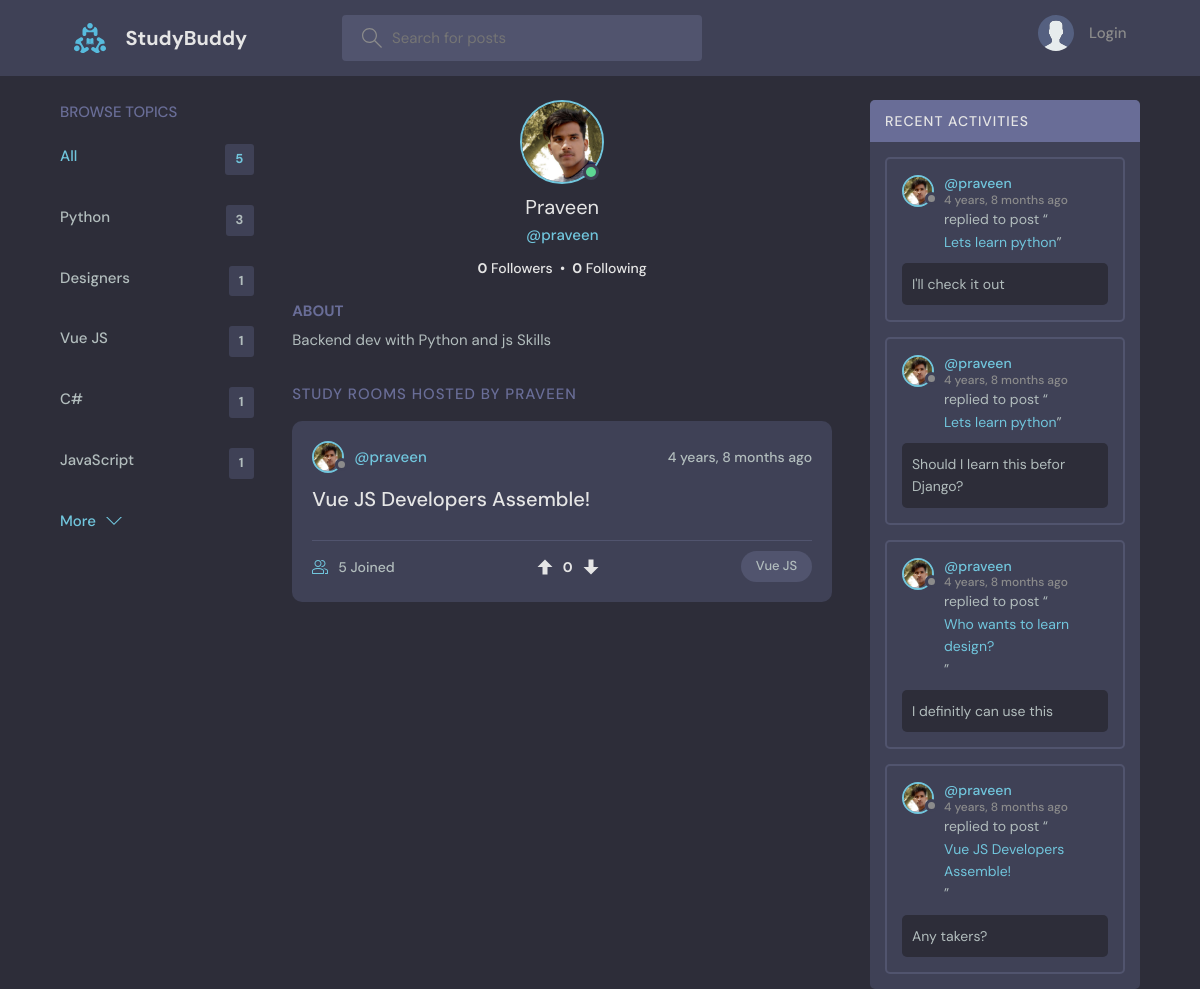
Page /profile/2/ on the earlier database version.
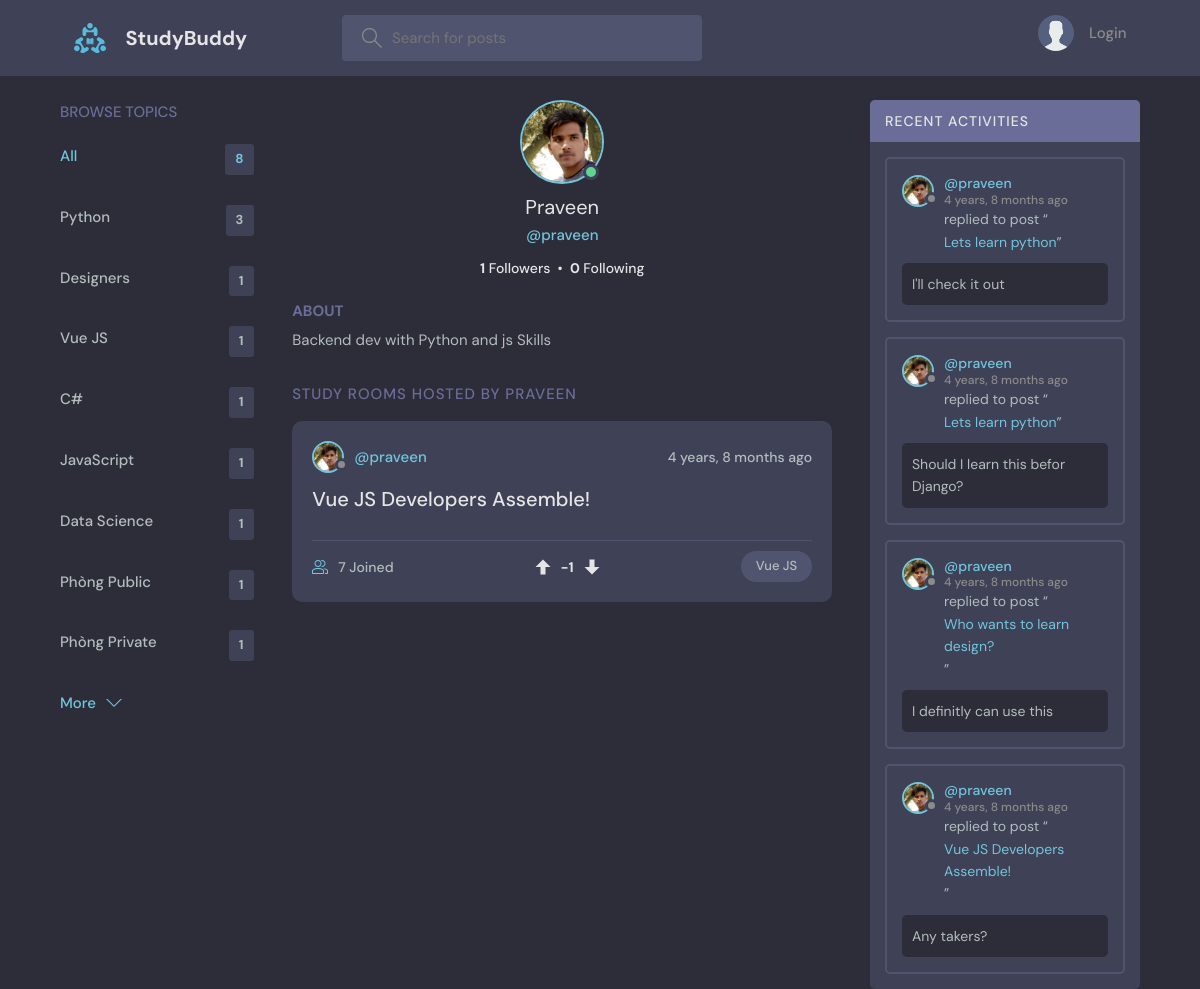
Same page on the later database version.
### base/models.py (models this page shows, shortened)
class Topic(models.Model):
    name = models.CharField(max_length=200)

class User(AbstractUser):
    name = models.CharField(max_length=200, null=True)
    email = models.EmailField(unique=True, null=True)
    bio = models.TextField(null=True)
    avatar = models.ImageField(null=True, default="avatar.svg")
    objects = UserManager()
    USERNAME_FIELD = 'email'
    REQUIRED_FIELDS = []
    @property
    def followers_count(self):
        return self.followers.count()
    @property
    def following_count(self):
        return self.following.count()

class Room(models.Model):
    host = models.ForeignKey(User, on_delete=models.SET_NULL, null=True)
    topic = models.ForeignKey(Topic, on_delete=models.SET_NULL, null=True)
    name = models.CharField(max_length=200)
    description = models.TextField(null=True, blank=True)
    participants = models.ManyToManyField(
        User, related_name='participants', blank=True)
    is_private = models.BooleanField(default=False)
    image = models.ImageField(upload_to='room_images/', null=True, blank=True)
    video = models.FileField(upload_to='room_videos/', null=True, blank=True)
    updated = models.DateTimeField(auto_now=True)
    created = models.DateTimeField(auto_now_add=True)
    class Meta:
        ordering = ['-updated', '-created']
    def __str__(self):
        return self.name
    @property
    def vote_score(self):
        return sum(vote.value for vote in self.votes.all())

class Message(models.Model):
    user = models.ForeignKey(User, on_delete=models.CASCADE)
    room = models.ForeignKey(Room, on_delete=models.CASCADE)
    body = models.TextField(null=True, blank=True)
    parent = models.ForeignKey('self', on_delete=models.CASCADE, null=True, blank=True, related_name='replies')
    image = models.ImageField(upload_to='chat_images/', null=True, blank=True)
    video = models.FileField(upload_to='chat_videos/', null=True, blank=True)
    updated = models.DateTimeField(auto_now=True)
    created = models.DateTimeField(auto_now_add=True)
    class Meta:
        ordering = ['created']  # Changed to ascending for room chat log timeline

class RoomVote(models.Model):
    user = models.ForeignKey(User, on_delete=models.CASCADE)
    room = models.ForeignKey(Room, on_delete=models.CASCADE, related_name='votes')
    value = models.IntegerField()  # 1 for upvote, -1 for downvote
    created = models.DateTimeField(auto_now_add=True)
    class Meta:
        unique_together = ('user', 'room')

### base/views.py (the view)
# urls.py: path('profile/<str:pk>/', views.userProfile, name="user-profile"),
def userProfile(request, pk):
    user = User.objects.get(id=pk)
    if request.user.is_authenticated:
        rooms = user.room_set.filter(
            Q(is_private=False) |
            Q(host=request.user) |
            Q(participants=request.user) |
            Q(roominvitation__recipient=request.user)
        ).distinct()
    else:
        rooms = user.room_set.filter(is_private=False)
    if request.user.is_authenticated:
        room_messages = user.message_set.filter(
            Q(room__is_private=False) |
            Q(room__host=request.user) |
            Q(room__participants=request.user) |
            Q(room__roominvitation__recipient=request.user)
        ).distinct()
    else:
        room_messages = user.message_set.filter(room__is_private=False)
    topics = Topic.objects.all()
    is_following = False
    if request.user.is_authenticated and request.user != user:
        is_following = UserFollow.objects.filter(follower=request.user, followed=user).exists()
    context = {
        'user': user,
        'rooms': rooms,
        'room_messages': room_messages,
        'topics': topics,
        'is_following': is_following
    }
    return render(request, 'base/profile.html', context)

### base/templatetags/custom_tags.py (called while the page is built)
@register.filter
def get_user_vote(obj, user):
    if not user.is_authenticated:
        return 0
    vote = obj.votes.filter(user=user).first()
    return vote.value if vote else 0

### base/templates/base/profile.html (shortened to what this page needs)
{% extends 'main.html' %}
{% block content %}
<main class="profile-page layout layout--3">
  <div class="container">
    {% include 'base/topics_component.html' %}
    <div class="roomList">
      <div class="profile">
        <div class="profile__avatar">
          <div class="avatar avatar--large active">
            <img src="{{user.avatar.url}}" />
          </div>
        </div>
        <div class="profile__info">
          <h3>{{user.name}}</h3>
          <p>@{{user.username}}</p>
          <p style="margin: 8px 0; color: var(--color-light); font-size: 1.4rem;">
            <strong>{{user.followers_count}}</strong> Followers &nbsp;•&nbsp;
            <strong>{{user.following_count}}</strong> Following
          </p>
        </div>
        <div class="profile__about">
          <h3>About</h3>
          <p>
            {{user.bio}}
          </p>
        </div>
      </div>
      <div class="roomList__header">
        <div>
          <h2>Study Rooms Hosted by {{user.name}}
          </h2>
        </div>
      </div>
      {% include 'base/feed_component.html' %}
    </div>
    {% include 'base/activity_component.html' %}
  </div>
</main>
{% endblock content %}

### base/templates/base/topics_component.html
<div class="topics">
    <div class="topics__header">
        <h2>Browse Topics</h2>
    </div>
    <ul class="topics__list">
        <li>
            <a href="{% url 'home' %}" class="active">All <span>{{topics.count}}</span></a>
        </li>
        {% for topic in topics %}
        <li>
            <a href="{% url 'home' %}?q={{topic.name}}">{{topic.name}}<span>{{topic.room_set.all.count}}</span></a>
        </li>
        {% endfor %}
    </ul>
    <a class="btn btn--link" href="{% url 'topics' %}">
        More
        <svg version="1.1" xmlns="http://www.w3.org/2000/svg" width="32" height="32" viewBox="0 0 32 32">
            <title>chevron-down</title>
            <path d="M16 21l-13-13h-3l16 16 16-16h-3l-13 13z"></path>
        </svg>
    </a>
</div>

### base/templates/base/feed_component.html (shortened to what this page needs)
{% load custom_tags %}
{% for room in rooms %}
<div class="roomListRoom">
    <div class="roomListRoom__header">
        <a href="{% url 'user-profile' room.host.id %}" class="roomListRoom__author">
            <div class="avatar avatar--small">
                <img src="{{room.host.avatar.url}}" />
            </div>
            <span>@{{room.host.username}}</span>
        </a>
        <div class="roomListRoom__actions" style="display: flex; align-items: center; gap: 8px;">
            <span>{{room.created|timesince}} ago</span>
        </div>
    </div>
    <div class="roomListRoom__content">
        <a href="{% url 'room' room.id %}">{{room.name}}</a>
    </div>
    <div class="roomListRoom__meta" style="display: flex; justify-content: space-between; align-items: center;">
        <a href="{% url 'room' room.id %}" class="roomListRoom__joined">
            {{room.participants.all.count}} Joined
        </a>
        <div style="display: flex; align-items: center; gap: 8px; font-size: 1.4rem;">
            <a href="{% url 'vote-room' room.id 'up' %}" style="display: flex; align-items: center; color: {% if room|get_user_vote:request.user == 1 %}var(--color-main){% else %}var(--color-light){% endif %};" title="Upvote">
                <svg version="1.1" xmlns="http://www.w3.org/2000/svg" width="20" height="20" viewBox="0 0 32 32" style="fill: currentColor;">
                    <path d="M16 4l-12 12h8v12h8v-12h8z"></path>
                </svg>
            </a>
            <span style="font-weight: bold; color: var(--color-light);">{{ room.vote_score }}</span>
            <a href="{% url 'vote-room' room.id 'down' %}" style="display: flex; align-items: center; color: {% if room|get_user_vote:request.user == -1 %}#e74c3c{% else %}var(--color-light){% endif %};" title="Downvote">
                <svg version="1.1" xmlns="http://www.w3.org/2000/svg" width="20" height="20" viewBox="0 0 32 32" style="fill: currentColor;">
                    <path d="M16 28l12-12h-8v-12h-8v12h-8z"></path>
                </svg>
            </a>
        </div>
        <p class="roomListRoom__topic">{{room.topic.name}}</p>
    </div>
</div>
{% endfor %}

### base/templates/base/activity_component.html (shortened to what this page needs)
<div class="activities">
    <div class="activities__header">
        <h2>Recent Activities</h2>
    </div>
    {% for message in room_messages %}
    <div class="activities__box">
        <div class="activities__boxHeader roomListRoom__header">
            <a href="{% url 'user-profile' message.user.id %}" class="roomListRoom__author">
                <div class="avatar avatar--small">
                    <img src="{{message.user.avatar.url}}" />
                </div>
                <p>
                    @{{message.user.username}}
                    <span>{{message.created|timesince}} ago</span>
                </p>
            </a>
        </div>
        <div class="activities__boxContent">
            <p>replied to post “<a href="{% url 'room' message.room.id %}">{{message.room}}</a>”</p>
            <div class="activities__boxRoomContent">{{message.body}}</div>
        </div>
    </div>
    {% endfor %}
</div>

Differences in the rows shown:
added Topic: name "Data Science", room_set.all.count "1"
added Topic: name "Phòng Public", room_set.all.count "1"
added Topic: name "Phòng Private", room_set.all.count "1"
computed for User "Praveen": followers_count "0" → "1"
computed for Room "Vue JS Developers Assemble!": participants.all.count "5" → "7"; vote_score "0" → "-1"
Other differences:
{{ topics.count }}: "5" → "8"
